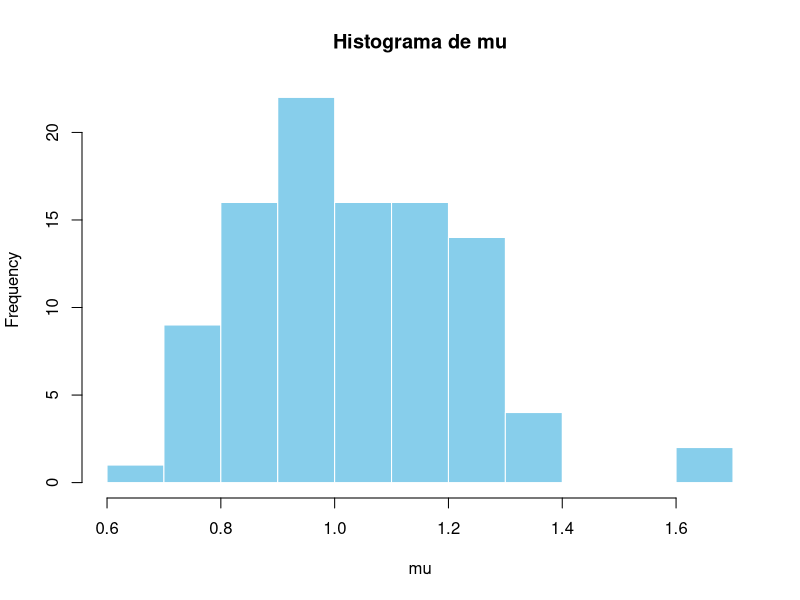
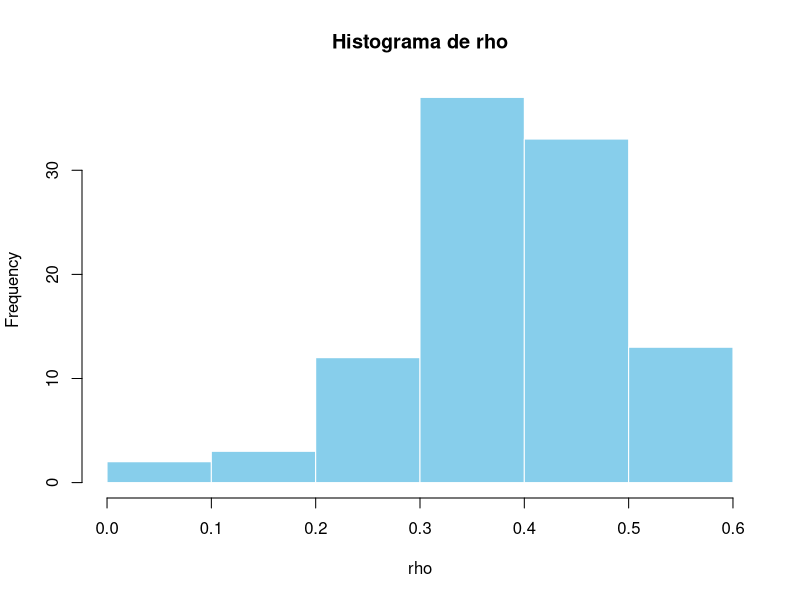
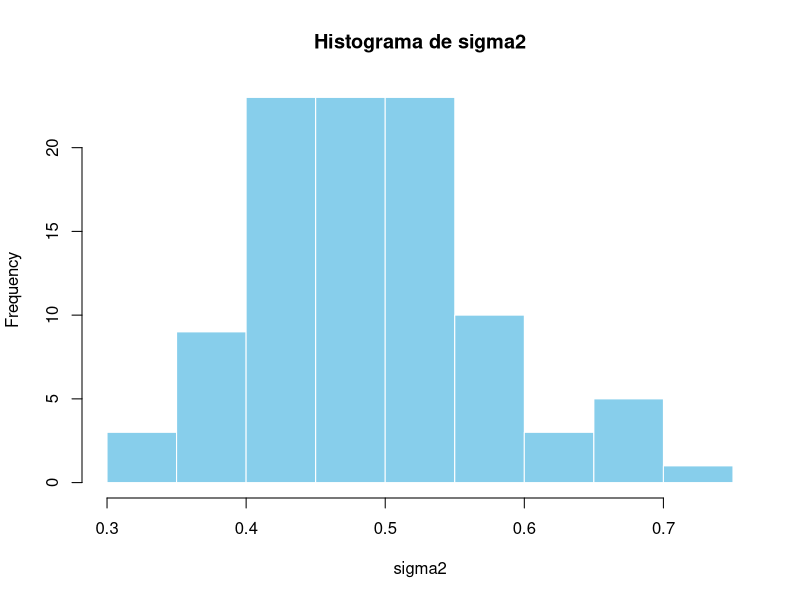

Here is the R script that generated these plots, in order:
#Tarea 3
rm(list=ls())

#setwd("")

# -----------------------------------------------
# ------------------- Inciso 1-------------------
# -----------------------------------------------

#proceso: yt = µ + ρyt−1 + εt
#εt ∼ N(0, σ2) <- el error se distribuye normal con media 0 y varianza σ2
#ro (ρ) son los valores anteriores (rezagados) de la variable como predictores. 
#µ es la media de la serie
#yt es el valor actual de la serie
#y1 ∼ N(µ/1-ρ, σ2/(1 − ρ2)) <- el primer valor de la serie se distribuye normal con media µ/1-ρ y varianza σ2/(1 − ρ2)

#1. función de log-verosimilitud (para una muestra tamalo T)

log_verosimilitud <- function(theta, y) {
    T <- length(y)
    mu <- theta[1]
    rho <- theta[2]
    sigma2 <- theta[3]

    # sumatoria <- 0
    # for(t in 2:T) {
    #     sumatoria <- sumatoria + (y[t] - mu - rho * y[t-1])^2 / (2*sigma2)
    # }
    # print(sumatoria)

    resultado <- (-1/2 * log(2 * pi) - 1/2 * log(sigma2/(1-rho^2))
                    -(y[1] - (mu/(1-rho)))^2 / ((2*sigma2)/(1-rho^2))
                    -((T-1)/2) * log(2 * pi)
                    -((T-1)/2) * log(sigma2)
                    -sum((y[2:T] - mu - rho * y[1:(T-1)])^2) / (2*sigma2)
                 )
    return(-resultado)
}


# -----------------------------------------------
# ------------------- Inciso 2-------------------
# -----------------------------------------------

simular_y <- function() {
    T <- 100
    mu <- 1
    rho <- 0.4
    sigma2 <- 0.5

    # Ahora calculamos el vector de epsilon hasta T
    # usando distribución normal
    epsilon <- rnorm(T, mean=0, sd=sqrt(sigma2))

    # Calcular el vector yt con y1 inicial igual a cero
    y <- c()
    y[1] <- rnorm(1, mu/(1-rho), sd=sqrt(sigma2/(1-rho^2)))
    print(y[1])
    for (i in 2:T) {
        y[i] <- mu + rho * y[i-1]+epsilon[i]
    }
    return(y)
}


# -----------------------------------------------
# ---------------- Inciso 3  -------------------
# -----------------------------------------------

simular_optim <- function(y) {
    theta_inicial <- c(0.5, 0.5, 0.5)

    resultado <- optim(
                    par     = theta_inicial,
                    fn      = log_verosimilitud,
                    y       = y,
                    method  = "BFGS",
                    hessian = TRUE
                )

    return(resultado)

}

# print(paste("Resultado: mu*=", resultado$par[1], "rho*=", resultado$par[2], "sigma2*=", resultado$par[3]))



# -----------------------------------------------
# ----------------- Inciso 4  -------------------
# -----------------------------------------------

simular_n_veces <- function() {
    y <- c()
    df_resultados <- data.frame(mu = numeric(), rho=numeric(), sigma2=numeric())
    for (i in 1:100) {
        y <- simular_y()
        res <- simular_optim(y)
        df_resultados <- rbind(df_resultados,
                                data.frame(mu = res$par[1],
                                            rho = res$par[2],
                                            sigma2 = res$par[3]
                                        )
                                )
    }
    return(df_resultados)
}
df_res_simulados <- simular_n_veces()
df_res_simulados

for (col in names(df_res_simulados)) {
  hist(df_res_simulados[[col]], 
       main = paste("Histograma de", col), 
       xlab = col,
       col = "skyblue", 
       border = "white")
}


# -----------------------------------------------
# ----------------  PARTE 2  --------------------
# -----------------------------------------------

library(numDeriv)
#hessian_log <- hessian(func = log_verosimilitud, x = res$par, y= simular_y())

errores_estandares <- function(data) {

    # Obtener el Hessiano en el punto optimo
    res <- simular_optim(data)
    hessian_log <- res$hessian

    #Calculo de J1 hat
    T_len<- length(data)
    J1_hat <- (1/T_len) * hessian_log
    J1_hat

    # Para obtener J1_hat invertido usamos la función solve
    cov_hat <- solve(J1_hat) / T_len
    cov_hat

    # EE: errores estandar
    ee <- sqrt(diag(cov_hat))
    return(ee)
}

set.seed(1)
y <- simular_y()
ee_y <- errores_estandares(y)
ee_y
#RESULTADO INCISO 1:
# Errores estandar para y:  [1] 0.18159571 0.09390602 0.05645746

data_inflacion <- read.csv(file="inflacion.csv", header = TRUE, fileEncoding = "latin1")
names(data_inflacion) = c("mes", "inflacion")
data_inflacion

ee_inflacion <- errores_estandares(data_inflacion$inflacion)
ee_inflacion

#RESULTADO INCISO 2:
# Errores estandar para inflación: [1] 0.08454728 0.01282605 0.03947732
